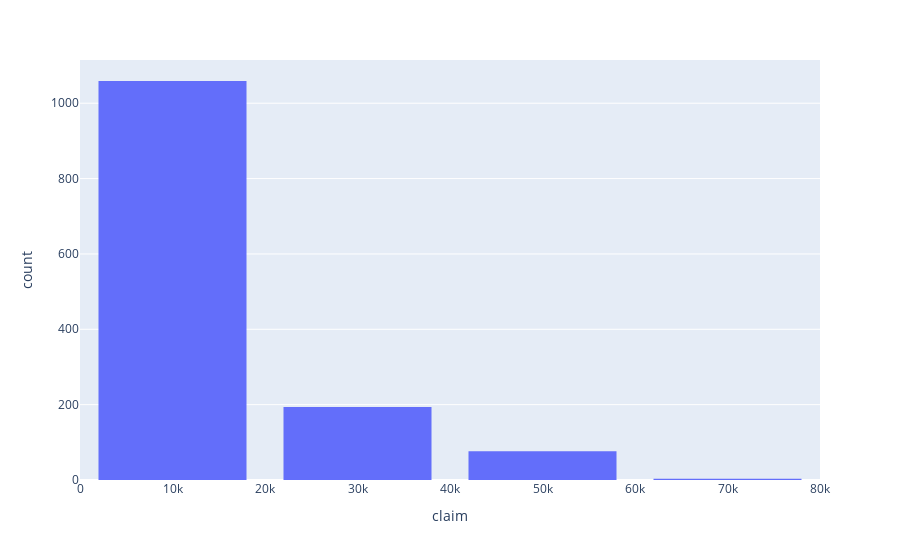
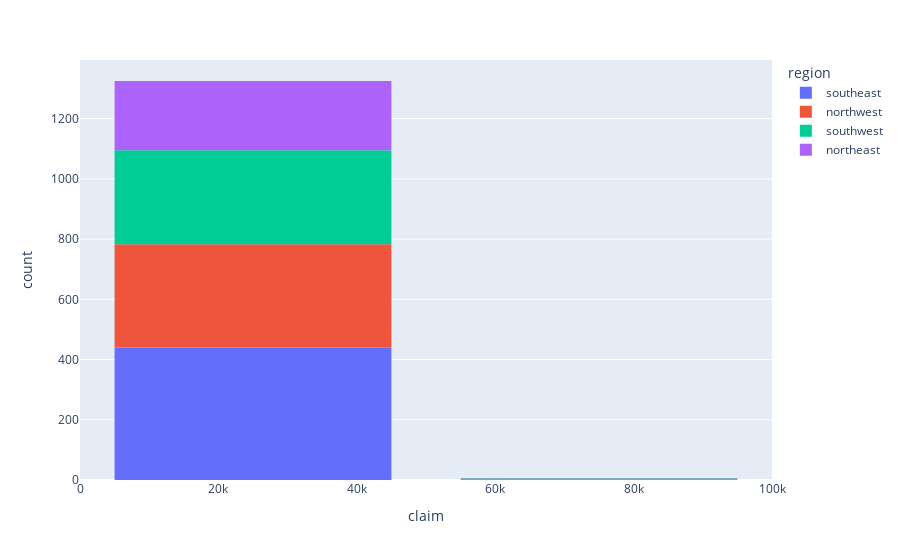
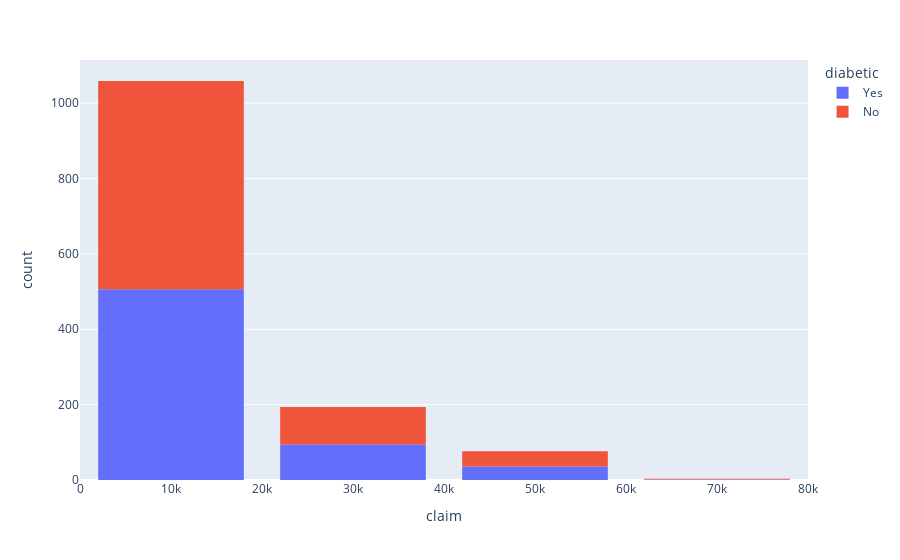
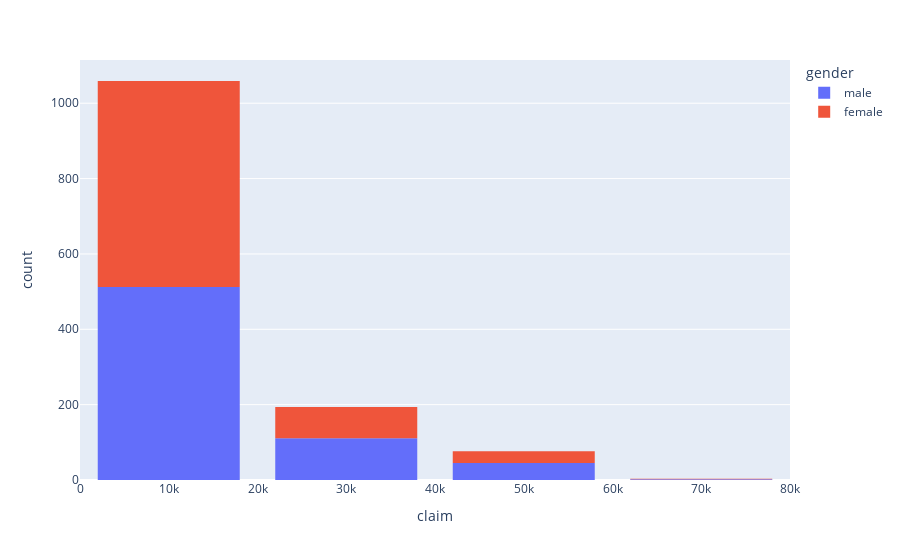

The code cell stored with these charts, in order, in its notebook:
### Code cell
#Data Exploration

import plotly.express as px

fig = px.histogram(df2, x = 'claim', nbins=4)
fig.update_layout(bargap=0.2)
fig.show()

fig = px.histogram(df2, x = 'claim', nbins=3, color='region') #Regions are evenly distributed
fig.update_layout(bargap=0.2)
fig.show()

fig = px.histogram(df2, x = 'claim', nbins=5, color='diabetic') #Diabetic
fig.update_layout(bargap=0.2)
fig.show()

fig = px.histogram(df2, x = 'claim', nbins=5, color='gender') #Only males under 10, A lot of Females over 50
fig.update_layout(bargap=0.2)
fig.show()

### Figure 1 — Plotly figure (JSON) as saved in the notebook; plotly's stock layout.template omitted (floating-point values rounded to 4 significant figures; data arrays with more than 128 entries replaced by an {"elided": "..."} marker saying what was removed)
{"data": [{"alignmentgroup": "True", "bingroup": "x", "hovertemplate": "claim=%{x}<br>count=%{y}<extra></extra>", "legendgroup": "", "marker": {"color": "#636efa", "pattern": {"shape": ""}}, "name": "", "nbinsx": 4, "offsetgroup": "", "orientation": "v", "showlegend": false, "type": "histogram", "x": {"elided": "1332 float values"}, "xaxis": "x", "yaxis": "y"}], "layout": {"bargap": 0.2, "barmode": "relative", "legend": {"tracegroupgap": 0}, "margin": {"t": 60}, "xaxis": {"anchor": "y", "domain": [0, 1], "title": {"text": "claim"}}, "yaxis": {"anchor": "x", "domain": [0, 1], "title": {"text": "count"}}}}

### Figure 2 — Plotly figure (JSON) as saved in the notebook; plotly's stock layout.template omitted (floating-point values rounded to 4 significant figures; data arrays with more than 128 entries replaced by an {"elided": "..."} marker saying what was removed)
{"data": [{"alignmentgroup": "True", "bingroup": "x", "hovertemplate": "region=southeast<br>claim=%{x}<br>count=%{y}<extra></extra>", "legendgroup": "southeast", "marker": {"color": "#636efa", "pattern": {"shape": ""}}, "name": "southeast", "nbinsx": 3, "offsetgroup": "southeast", "orientation": "v", "showlegend": true, "type": "histogram", "x": {"elided": "442 float values"}, "xaxis": "x", "yaxis": "y"}, {"alignmentgroup": "True", "bingroup": "x", "hovertemplate": "region=northwest<br>claim=%{x}<br>count=%{y}<extra></extra>", "legendgroup": "northwest", "marker": {"color": "#EF553B", "pattern": {"shape": ""}}, "name": "northwest", "nbinsx": 3, "offsetgroup": "northwest", "orientation": "v", "showlegend": true, "type": "histogram", "x": {"elided": "345 float values"}, "xaxis": "x", "yaxis": "y"}, {"alignmentgroup": "True", "bingroup": "x", "hovertemplate": "region=southwest<br>claim=%{x}<br>count=%{y}<extra></extra>", "legendgroup": "southwest", "marker": {"color": "#00cc96", "pattern": {"shape": ""}}, "name": "southwest", "nbinsx": 3, "offsetgroup": "southwest", "orientation": "v", "showlegend": true, "type": "histogram", "x": {"elided": "314 float values"}, "xaxis": "x", "yaxis": "y"}, {"alignmentgroup": "True", "bingroup": "x", "hovertemplate": "region=northeast<br>claim=%{x}<br>count=%{y}<extra></extra>", "legendgroup": "northeast", "marker": {"color": "#ab63fa", "pattern": {"shape": ""}}, "name": "northeast", "nbinsx": 3, "offsetgroup": "northeast", "orientation": "v", "showlegend": true, "type": "histogram", "x": {"elided": "231 float values"}, "xaxis": "x", "yaxis": "y"}], "layout": {"bargap": 0.2, "barmode": "relative", "legend": {"title": {"text": "region"}, "tracegroupgap": 0}, "margin": {"t": 60}, "xaxis": {"anchor": "y", "domain": [0, 1], "title": {"text": "claim"}}, "yaxis": {"anchor": "x", "domain": [0, 1], "title": {"text": "count"}}}}

### Figure 3 — Plotly figure (JSON) as saved in the notebook; plotly's stock layout.template omitted (floating-point values rounded to 4 significant figures; data arrays with more than 128 entries replaced by an {"elided": "..."} marker saying what was removed)
{"data": [{"alignmentgroup": "True", "bingroup": "x", "hovertemplate": "diabetic=Yes<br>claim=%{x}<br>count=%{y}<extra></extra>", "legendgroup": "Yes", "marker": {"color": "#636efa", "pattern": {"shape": ""}}, "name": "Yes", "nbinsx": 5, "offsetgroup": "Yes", "orientation": "v", "showlegend": true, "type": "histogram", "x": {"elided": "637 float values"}, "xaxis": "x", "yaxis": "y"}, {"alignmentgroup": "True", "bingroup": "x", "hovertemplate": "diabetic=No<br>claim=%{x}<br>count=%{y}<extra></extra>", "legendgroup": "No", "marker": {"color": "#EF553B", "pattern": {"shape": ""}}, "name": "No", "nbinsx": 5, "offsetgroup": "No", "orientation": "v", "showlegend": true, "type": "histogram", "x": {"elided": "695 float values"}, "xaxis": "x", "yaxis": "y"}], "layout": {"bargap": 0.2, "barmode": "relative", "legend": {"title": {"text": "diabetic"}, "tracegroupgap": 0}, "margin": {"t": 60}, "xaxis": {"anchor": "y", "domain": [0, 1], "title": {"text": "claim"}}, "yaxis": {"anchor": "x", "domain": [0, 1], "title": {"text": "count"}}}}

### Figure 4 — Plotly figure (JSON) as saved in the notebook; plotly's stock layout.template omitted (floating-point values rounded to 4 significant figures; data arrays with more than 128 entries replaced by an {"elided": "..."} marker saying what was removed)
{"data": [{"alignmentgroup": "True", "bingroup": "x", "hovertemplate": "gender=male<br>claim=%{x}<br>count=%{y}<extra></extra>", "legendgroup": "male", "marker": {"color": "#636efa", "pattern": {"shape": ""}}, "name": "male", "nbinsx": 5, "offsetgroup": "male", "orientation": "v", "showlegend": true, "type": "histogram", "x": {"elided": "670 float values"}, "xaxis": "x", "yaxis": "y"}, {"alignmentgroup": "True", "bingroup": "x", "hovertemplate": "gender=female<br>claim=%{x}<br>count=%{y}<extra></extra>", "legendgroup": "female", "marker": {"color": "#EF553B", "pattern": {"shape": ""}}, "name": "female", "nbinsx": 5, "offsetgroup": "female", "orientation": "v", "showlegend": true, "type": "histogram", "x": {"elided": "662 float values"}, "xaxis": "x", "yaxis": "y"}], "layout": {"bargap": 0.2, "barmode": "relative", "legend": {"title": {"text": "gender"}, "tracegroupgap": 0}, "margin": {"t": 60}, "xaxis": {"anchor": "y", "domain": [0, 1], "title": {"text": "claim"}}, "yaxis": {"anchor": "x", "domain": [0, 1], "title": {"text": "count"}}}}
